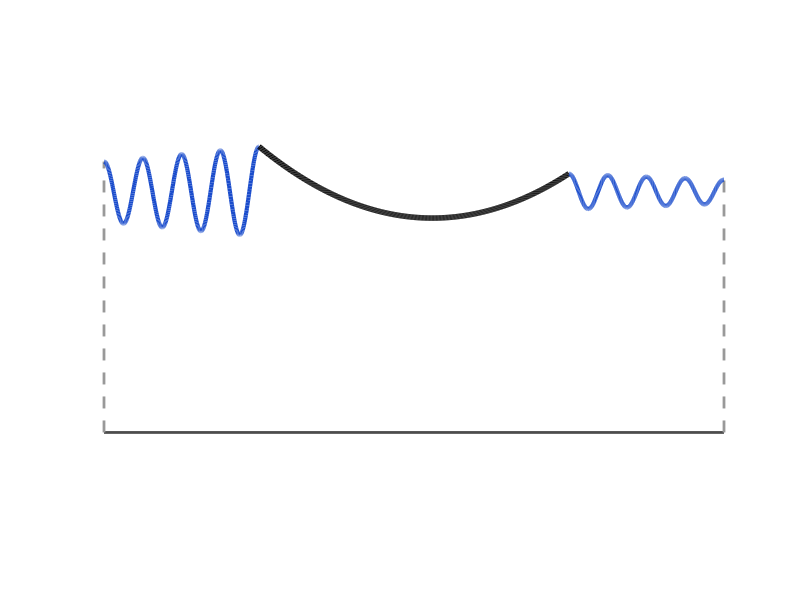

Write the MATLAB code that produced this figure.
%% 2D fluid + flexible raft schematic with A1(x) cos(kx)
clear; close all; clc;

%% -----------------------
%  Parameters
%  -----------------------
L        = 10;      % total domain length in x (from -L/2 to L/2)
H        = 2.0;     % domain depth
L_raft   = 5.0;     % raft length
nWaves   = 4;       % desired # of waves per side
A0_left  = 0.25;    % base amplitude for left side
A0_right = 0.10;    % base amplitude for right side

% Aesthetics
lw_free   = 3.0;           % free-surface line width
lw_raft   = 4.0;           % raft line width
lw_box    = 2.0;           % box/domain line width
col_free  = [0.1 0.3 0.8]; % blue
col_raft  = [0.0 0.0 0.0]; % black
col_box   = [0.3 0.3 0.3]; % darker gray

%% -----------------------
%  Geometry
%  -----------------------
xL_dom  = -L/2;
xR_dom  =  L/2;

x1   = -L_raft/2;     % left end of raft
x2   =  L_raft/2;     % right end of raft


L_side = x1 - xL_dom; % length of each side region

% Wavenumber: nWaves per side
k = 2*pi * nWaves / L_side;

%% -----------------------
%  Amplitude functions A1(x), A2(x)
%  -----------------------
% You said A1(x) cos(kx). Here A1(x) is a *slowly varying* envelope.
% You can change these two handles to whatever envelope you want.

% Left side amplitude A1(x)
% Example: mildly decaying envelope from left wall to raft
A1fun = @(x) A0_left .* (1 + 0.5 * (x - xL_dom) / L_side);  % A1(x)

% Right side amplitude A2(x)
% Example: symmetric envelope
A2fun = @(x) A0_right .* (1 + 0.5 * (xR_dom - x) / L_side); % A2(x)

%% -----------------------
%  Free surface and raft definitions
%  -----------------------
% Left free surface: A1(x) * cos(k * (x - x1))
yLfun = @(x) A1fun(x) .* cos(k * (x - x1));

% Right free surface: A2(x) * cos(k * (x - x2))
yRfun = @(x) A2fun(x) .* cos(k * (x - x2));

% Match raft height at endpoints
y1 = yLfun(x1);
y2 = yRfun(x2);

% Raft center slightly above these values -> small curvature
humpAmp = -0.05;
xmid    = -0.0;          % middle of raft
y_mid   = 0.5*(y1 + y2) + humpAmp;

% Fit quadratic y = a x^2 + b x + c through (x1,y1), (xmid,y_mid), (x2,y2)
Xmat = [x1^2 x1 1;
        xmid^2 xmid 1;
        x2^2 x2 1];
Yvec = [y1; -y_mid; y2];
abc  = Xmat \ Yvec;
a = abc(1); b = abc(2); c = abc(3);
yRaft = @(x) a*x.^2 + b*x + c;

%% -----------------------
%  Discretization
%  -----------------------
Nx_side = 400;
Nx_raft = 400;

xL = linspace(xL_dom, x1, Nx_side);   % left free surface region
xM = linspace(x1,    x2, Nx_raft);    % raft region
xR = linspace(x2,  xR_dom, Nx_side);  % right free surface region

yL = yLfun(xL);
yM = yRaft(xM);
yR = yRfun(xR);

yTopMax = max([yL, yM, yR]);
yTopMin = min([yL, yM, yR]);

%% -----------------------
%  Plot
%  -----------------------
fig = figure('Color','w');
ax  = axes('Parent',fig);
set(ax,'Color','w');
hold(ax,'on');

% Fluid box: bottom + vertical sides only (no straight top line)
plot(ax,[xL_dom xR_dom],[-H -H],           'Color',col_box,'LineWidth',lw_box);
plot(ax,[xL_dom xL_dom],[-H yLfun(xL(1))], '--', 'Color',2*col_box,'LineWidth',lw_box);
plot(ax,[xR_dom xR_dom],[-H yRfun(xR(end))], '--', 'Color',2*col_box,'LineWidth',lw_box);

% Free surface left
plot(ax, xL, yL, 'Color', col_free, 'LineWidth', lw_free);

% Raft
plot(ax, xM, yM, 'Color', col_raft, 'LineWidth', lw_raft);

% Free surface right
plot(ax, xR, yR, 'Color', col_free, 'LineWidth', lw_free);

% Optional: mark raft center
% plot(ax, xmid, yRaft(xmid), 'ko', 'MarkerFaceColor','k','MarkerSize',5);

% Axes formatting
xlim(ax,[xL_dom, xR_dom]);
ylim(ax,[-H-0.1, yTopMax + 0.1]);
set(ax,'XTick',[],'YTick',[],'Box','off', 'XColor', 'none', 'YColor', 'none');
pbaspect(ax,[2 1 1]);  % nice aspect ratio

%title(ax,'A_1(x)\cos(kx) free surface + flexible raft','FontName','Arial','FontSize',12);

print(gcf, fullfile('figures/schematic.pdf'), '-dpdf','-vector','-r300');
